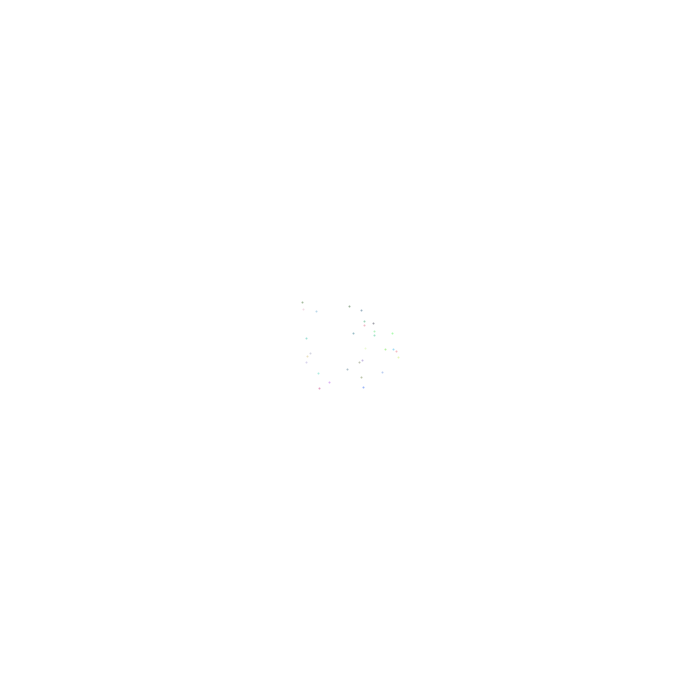
Frame 1 (no input)
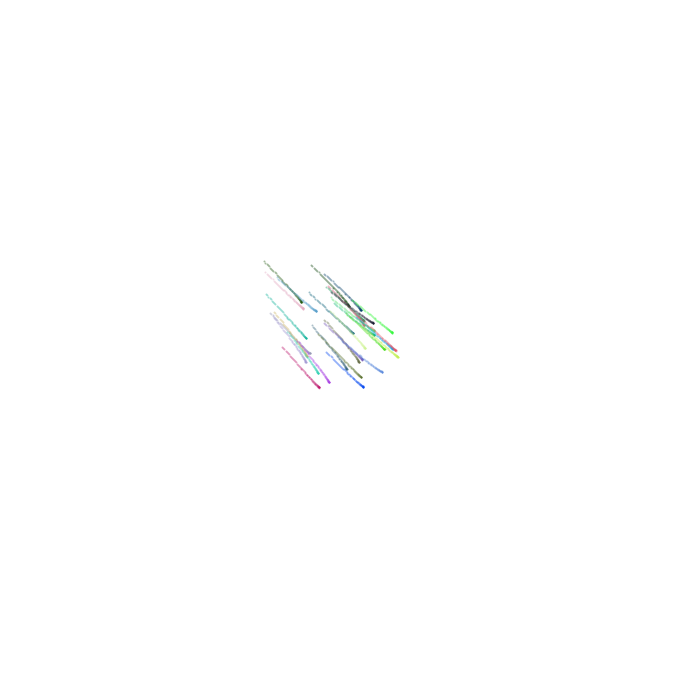
Frame 60 (the mouse pressed at the canvas centre just before this capture)
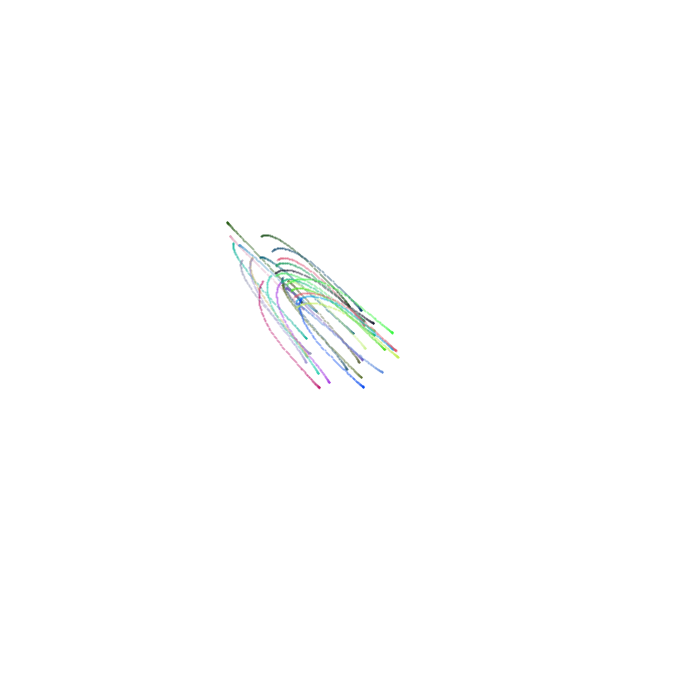
Frame 120 (the mouse held since frame 60 and released just before this capture)

The Processing sketch that drew these frames (run headless with seeded random() and noise(); from frame 60 on, the mouse is pressed at the canvas centre):

// Processing sketch: spirosketch
// ── spirosketch.pde
// This sketch builds on a prior work, "Rainbow Spirograph", created by Zach Denton
// http://studio.sketchpad.cc/sp/pad/view/ro.9yHZDeii8N38l/rev.29


int num_particles = 30;
int max_velocity = 3;
Particle[] particles = new Particle[num_particles];
Planet planet;

void setup() {
  size(700, 700);
  background(255);
  smooth();
  strokeWeight(2);
  for (int i=0; i< num_particles; i++) {
    particles[i] = new Particle(new PVector(int(width / 2) + int(random(-50, 50)), int(height / 2) + int(random(-50, 50))), 
                                new PVector(random(-.1, .1), random(-.1, .1)));
  }
  planet = new Planet(new PVector(width/2, height/2), 60, 0.03);
}

void draw() {
  planet.update();
  for (Particle p : particles) {
    p.update();
  }
}

class Particle {
  PVector position, velocity, acceleration;  
  int r = int(random(0, 255));
  int g = int(random(0, 255));
  int b = int(random(0, 255));
  
  Particle(PVector pos, PVector vel) {
    position = pos;
    velocity = vel;
  }
  
  void update() {
    PVector direction = PVector.sub(planet.get_position(), position);
    direction.normalize();
    acceleration = PVector.mult(direction, planet.get_gravity());
    velocity.add(acceleration);
    if (velocity.x > max_velocity) {
        velocity.x = max_velocity;
    }
    if (velocity.y > max_velocity) {
        velocity.y = max_velocity;
    }
    position.add(velocity);
    stroke(r, g, b, 100);
    point(position.x, position.y);
  }
}

class Planet {
  PVector position;
  int radius;
  float gravity;
  
  Planet(PVector pos, int r, float g) {
    position = pos;
    radius = r;
    gravity = g;
  }
  
  void update() {
    noStroke();
    noFill();
    position.x = mouseX;
    position.y = mouseY;
    ellipse(position.x, position.y, radius, radius);
  }
  
  PVector get_position(){
    return position;
  }
  
  float get_gravity() {
    return gravity;
  }
}
    
    
  
